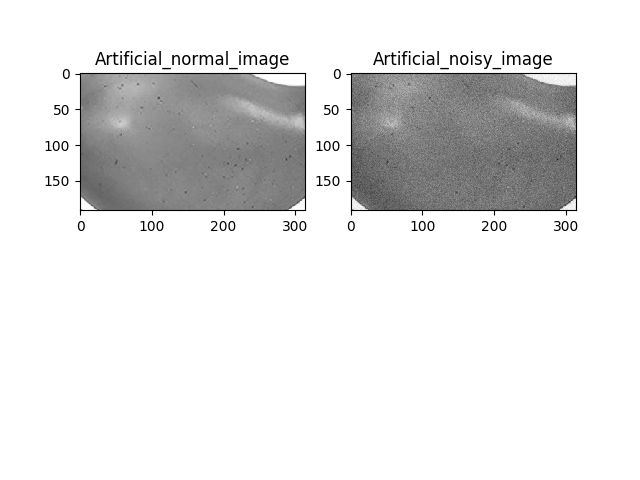
#> input picture noise_creation/Artificial1_mango.png, 640 x 480 px, given in place of art_mango.jpg, which was not available
$ python hist.py
#> lines starting #> are read from the running program, lines starting #| are printed output that depends on the picture; after the words box and inside, x2 and y2 are one past the last pixel; in counts of white or black regions, pixels touching at a corner belong together; pictures that were not available may be replaced by others from this repository, and a replacement may not be noted
import cv2
import numpy as np
from matplotlib import pyplot as plt

img = cv2.imread('/home/rgukt/Desktop/criotam/friut/art_mango.jpg')
#> img is the input picture: shape (480, 640, 3); min 0, max 255, mean 227.2
hsv = cv2.cvtColor(img,cv2.COLOR_BGR2HSV)
#> hsv: shape (480, 640, 3); mean H, S, V 0, 0, 227.2


img1 = cv2.imread('/home/rgukt/Desktop/criotam/friut/natural_mango.png')
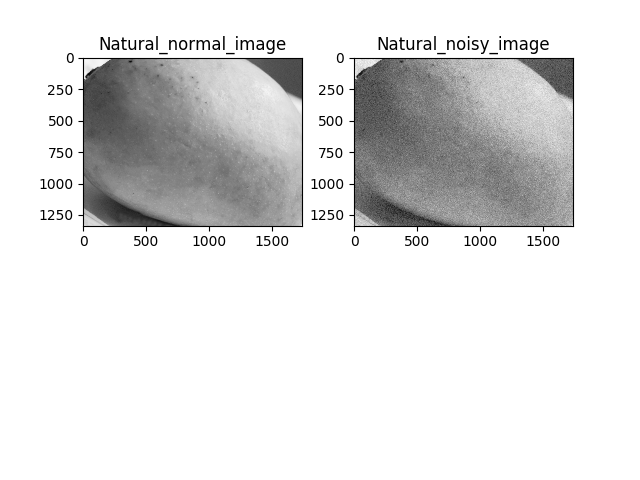
#> input picture noise_creation/natural_mango.png, 640 x 480 px, found by its file name
#> img1 is the input picture: shape (480, 640, 3); min 0, max 255, mean 224.7
hsv1 = cv2.cvtColor(img1,cv2.COLOR_BGR2HSV)
#> hsv1: shape (480, 640, 3); mean H, S, V 0, 0, 224.7


hist = cv2.calcHist([hsv], [0, 1], None, [180, 256], [0, 180, 0, 256])
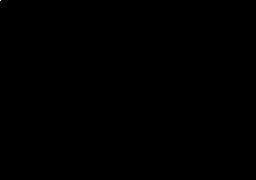
#> hist: shape (180, 256) float32; values 0 (black) and 307200 (white), 0% white in thin lines or dots, all inside (x1, y1, x2, y2) = (0, 0, 1, 1)

hist1 = cv2.calcHist([hsv1],[0,1], None, [180, 256], [0, 180, 0, 256])

plt.subplot(2,2,1)
plt.plot(hist)
plt.subplot(2,2,2)
plt.plot(hist1)
plt.show()
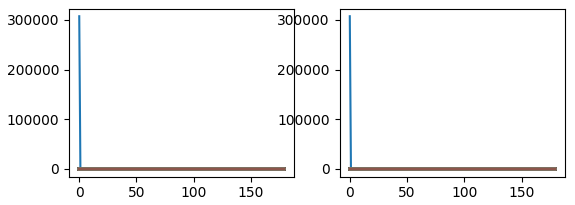
#> figure drawn by matplotlib, 2 panels; panel 1: curve peaks at x = 0, y = 307200; panel 2: curve peaks at x = 0, y = 307200
